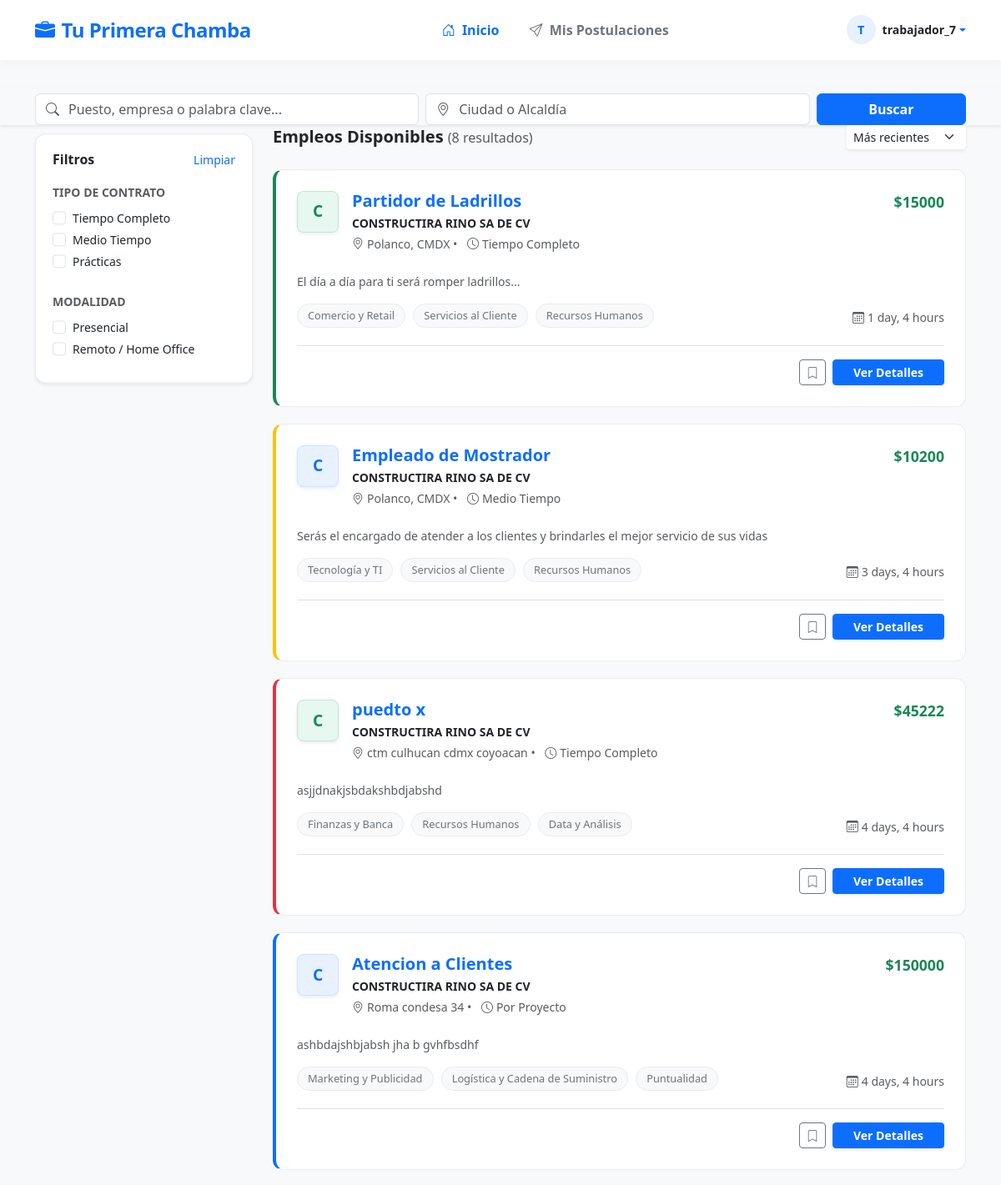
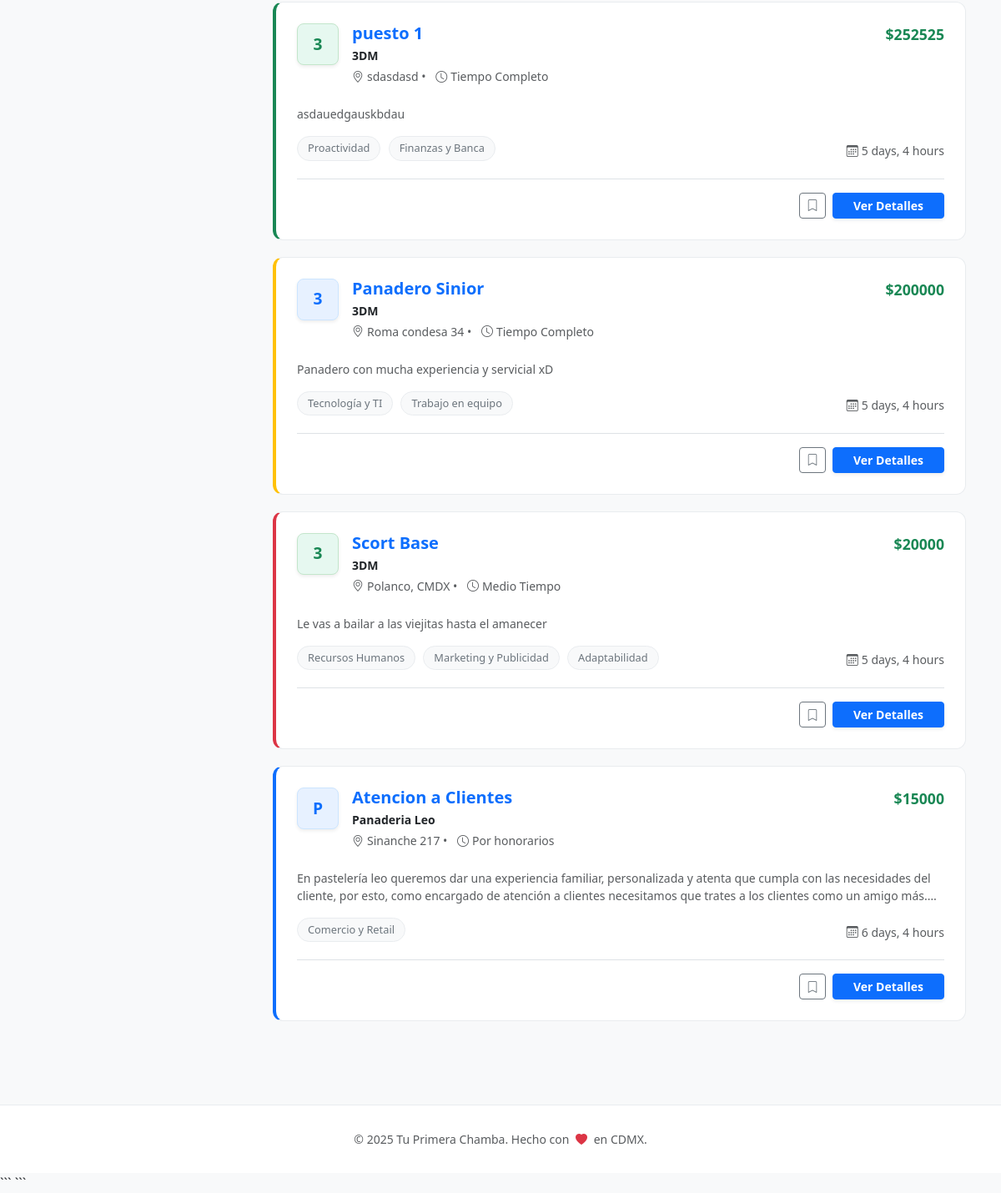
/trabajadores/home_t/ (signed in), run on the app's committed database (2 pictures, top to bottom).
### aplicaciones/empresas/models.py (models this page shows, shortened)
class Vacante(models.Model):
    nombre_puesto = models.CharField(max_length=100, null=False, blank=False)
    area_ocupacion = models.IntegerField(null=True, blank=True)
    tiempo_experiencia = models.CharField(max_length=100, null=False, blank=False, default='0')
    escolaridad_minima = models.CharField(max_length=100, null=False, blank=False, default='22')
    descripcion = models.TextField(null=False, blank=False, default='Descripción del puesto.')
    requisitos = models.TextField(null=False, blank=False, default='Requisitos del puesto.')
    prestaciones = models.TextField(null=False, blank=False, default='Prestaciones del puesto.')
    salario = models.DecimalField(max_digits=10, decimal_places=2, null=False, blank=True)
    ubicacion = models.CharField(max_length=200)
    horario = models.CharField(max_length=100)
    tipo_contrato = models.CharField(max_length=100)
    etiquetas = models.TextField(null=True, blank=True)
    fecha_publicacion = models.DateField(auto_now_add=True)
    empresa = models.ForeignKey(Empresa, on_delete=models.CASCADE, null=True)
    activa = models.BooleanField(default=True)
    postulaciones_count = models.IntegerField(default=0)

class Empresa(models.Model):
    nombre = models.CharField(max_length=100, unique=True, null=False   , blank=False)
    direccion = models.CharField(max_length=200)
    telefono = models.CharField(max_length=15)
    email = models.EmailField(null=False, blank=False, unique=True, default='email')
    biografia = models.TextField(null=False, blank=False, default='Biografía de la empresa.')
    usuario = models.OneToOneField(User, on_delete=models.CASCADE, null=True)
    categoria = models.CharField(max_length=300, null=True, blank=True)

### aplicaciones/general/decorators.py (the view)
    def wrapper_func(request, *args, **kwargs):
        if not request.user.is_authenticated:
            return redirect('login')
        if hasattr(request.user, 'trabajador'):
            return view_func(request, *args, **kwargs)
        else:
            messages.info(request, "Estás logueado como empresa. Cierra sesión para buscar empleo.")
            return redirect('home') # Redirigir a zona empresa

### aplicaciones/trabajadores/templates/home_t.html (shortened to what this page needs)
{% extends 'base_trabajadores.html' %}
{% block content %}
<div class="search-header shadow-sm">
    <div class="container">
        <form action="" method="GET">
            <div class="row g-2">
                <div class="col-md-5">
                    <div class="input-group">
                        <span class="input-group-text bg-white border-end-0"><i class="bi bi-search text-muted"></i></span>
                        <input type="text" name="q" class="form-control border-start-0 ps-0" placeholder="Puesto, empresa o palabra clave...">
                    </div>
                </div>
                <div class="col-md-5">
                    <div class="input-group">
                        <span class="input-group-text bg-white border-end-0"><i class="bi bi-geo-alt text-muted"></i></span>
                        <input type="text" name="ubicacion" class="form-control border-start-0 ps-0" placeholder="Ciudad o Alcaldía">
                    </div>
                </div>
                <div class="col-md-2 d-grid">
                    <button type="submit" class="btn btn-primary fw-bold">Buscar</button>
                </div>
            </div>
        </form>
    </div>
</div>
<div class="container">
    <div class="row">
        <div class="col-lg-3 d-none d-lg-block">
            <div class="filter-card shadow-sm">
                <div class="d-flex justify-content-between align-items-center mb-3">
                    <h6 class="fw-bold mb-0 text-dark">Filtros</h6>
                    <a href="{% url 'home_t' %}" class="text-decoration-none small text-primary">Limpiar</a>
                </div>
                <div class="mb-4">
                    <label class="small text-muted fw-bold mb-2 text-uppercase">Tipo de Contrato</label>
                    <div class="form-check">
                        <input class="form-check-input" type="checkbox" id="tc">
                        <label class="form-check-label small" for="tc">Tiempo Completo</label>
                    </div>
                    <div class="form-check">
                        <input class="form-check-input" type="checkbox" id="mt">
                        <label class="form-check-label small" for="mt">Medio Tiempo</label>
                    </div>
                    <div class="form-check">
                        <input class="form-check-input" type="checkbox" id="prac">
                        <label class="form-check-label small" for="prac">Prácticas</label>
                    </div>
                </div>
                <div class="mb-2">
                    <label class="small text-muted fw-bold mb-2 text-uppercase">Modalidad</label>
                    <div class="form-check">
                        <input class="form-check-input" type="checkbox" id="presencial">
                        <label class="form-check-label small" for="presencial">Presencial</label>
                    </div>
                    <div class="form-check">
                        <input class="form-check-input" type="checkbox" id="remoto">
                        <label class="form-check-label small" for="remoto">Remoto / Home Office</label>
                    </div>
                </div>
            </div>
        </div>
        <div class="col-lg-9">
            <div class="d-flex justify-content-between align-items-center mb-4">
                <h5 class="fw-bold mb-0 text-dark">
                    Empleos Disponibles <span class="text-muted fw-normal fs-6">({{ vacantes.count }} resultados)</span>
                </h5>
                <select class="form-select form-select-sm w-auto border-0 bg-white shadow-sm">
                    <option>Más recientes</option>
                </select>
            </div>
            {% for vacante in vacantes %}
            <div class="job-card">
                <div class="d-flex justify-content-between align-items-start">
                    <div class="d-flex gap-3">
                        <div class="company-logo-placeholder shadow-sm">
                            {{ vacante.empresa_inicial }}
                        </div>
                        <div>
                            <h5 class="fw-bold mb-1 text-primary">
                                <a href="#" class="text-decoration-none">{{ vacante.nombre_puesto }}</a>
                            </h5>
                            <p class="text-dark fw-bold mb-1 small">
                                {{ vacante.empresa.nombre|default:"Empresa Confidencial" }}
                            </p>
                            <div class="text-muted small mb-2">
                                <i class="bi bi-geo-alt me-1"></i>{{ vacante.ubicacion }} &bull;
                                <i class="bi bi-clock me-1 ms-2"></i>{{ vacante.tipo_contrato }}
                            </div>
                        </div>
                    </div>
                    <span class="salary-text">${{ vacante.salario|floatformat:0 }}</span>
                </div>
                <p class="text-muted mt-3 mb-3 small" style="display: -webkit-box; -webkit-line-clamp: 2; -webkit-box-orient: vertical; overflow: hidden;">
                    {{ vacante.descripcion }}
                </p>
                <div class="d-flex justify-content-between align-items-center flex-wrap gap-2">
                    <div>
                        {% for tag in vacante.tag_nombres %}
                            <span class="tag-pill">{{ tag }}</span>
                        {% empty %}
                            <span class="tag-pill">General</span>
                        {% endfor %}
                    </div>
                    <small class="text-muted">
                        <i class="bi bi-calendar3 me-1"></i>{{ vacante.fecha_publicacion|timesince }}
                    </small>
                </div>
                <div class="mt-3 pt-3 border-top d-flex justify-content-end gap-2">
                    <button class="btn btn-outline-secondary btn-sm" title="Guardar para después">
                        <i class="bi bi-bookmark"></i>
                    </button>
                    <a href="{% url 'detail_vac_trab' vacante.id %}" class="btn btn-primary btn-sm px-4 fw-bold shadow-sm">Ver Detalles</a>
                </div>
            </div>
            {% endfor %}
        </div>
    </div>
{% endblock %}

### aplicaciones/trabajadores/templates/base_trabajadores.html (shortened to what this page needs)
{% load static %}
<!DOCTYPE html>
<html lang="es">
<head>
    <link href="https://cdn.jsdelivr.net/npm/bootstrap@5.3.0/dist/css/bootstrap.min.css" rel="stylesheet">
    <link rel="stylesheet" href="https://cdn.jsdelivr.net/npm/bootstrap-icons@1.10.5/font/bootstrap-icons.css">
</head>
<body>
    <nav class="navbar navbar-expand-lg navbar-custom sticky-top">
        <div class="container">
            <a class="navbar-brand fs-4" href="{% url 'home_t' %}">
                <i class="bi bi-briefcase-fill me-2"></i>Tu Primera Chamba
            </a>
            <div class="collapse navbar-collapse" id="navbarNav">
                <ul class="navbar-nav mx-auto">
                    <li class="nav-item">
                        <a class="nav-link {% if request.resolver_match.url_name == 'home_t' %}active{% endif %}" href="{% url 'home_t' %}">
                            <i class="bi bi-house-door me-1"></i> Inicio
                        </a>
                    </li>
                    <li class="nav-item">
                        <a class="nav-link {% if request.resolver_match.url_name == 'mis_postulaciones' %}active{% endif %}" href="{% url 'mis_postulaciones' %}">
                            <i class="bi bi-send me-1"></i> Mis Postulaciones
                        </a>
                    </li>
                </ul>
                <div class="d-flex align-items-center mt-3 mt-lg-0">
                    <div class="dropdown">
                        <a href="#" class="d-flex align-items-center text-decoration-none dropdown-toggle" id="userDropdown" data-bs-toggle="dropdown" aria-expanded="false">
                            <div class="user-avatar-nav me-2">
                                {{ request.user.first_name|slice:":1"|default:request.user.username|slice:":1"|upper }}
                            </div>
                            <span class="fw-bold text-dark d-none d-lg-inline small">{{ request.user.first_name|default:request.user.username }}</span>
                        </a>
                    </div>
                </div>
            </div>
        </div>
    </nav>
    <main class="main-wrapper">
            {% block content %}
            {% endblock %}
        </div>
    </main>
    <footer>
        <div class="container text-center text-muted small">
            <p class="mb-0">&copy; 2025 Tu Primera Chamba. Hecho con <i class="bi bi-heart-fill text-danger mx-1"></i> en CDMX.</p>
        </div>
    </footer>
</body>
</html>

### data on the page
Vacante: empresa_inicial "C", nombre_puesto "Partidor de Ladrillos", empresa.nombre "CONSTRUCTIRA RINO SA DE CV", ubicacion "Polanco, CMDX", tipo_contrato "Tiempo Completo", salario "15000", descripcion "El día a día para ti será romper ladrillos...", tag_nombres "Comercio y Retail" "Servicios al Cliente" "Recursos Humanos", fecha_publicacion "1 day, 4 hours"
Vacante: empresa_inicial "C", nombre_puesto "Empleado de Mostrador", empresa.nombre "CONSTRUCTIRA RINO SA DE CV", ubicacion "Polanco, CMDX", tipo_contrato "Medio Tiempo", salario "10200", descripcion "Serás el encargado de atender a los clientes y brindarles el mejor servicio de sus vidas", tag_nombres "Tecnología y TI" "Servicios al Cliente" "Recursos Humanos", fecha_publicacion "3 days, 4 hours"
Vacante: empresa_inicial "C", nombre_puesto "puedto x", empresa.nombre "CONSTRUCTIRA RINO SA DE CV", ubicacion "ctm culhucan cdmx coyoacan", tipo_contrato "Tiempo Completo", salario "45222", descripcion "asjjdnakjsbdakshbdjabshd", tag_nombres "Finanzas y Banca" "Recursos Humanos" "Data y Análisis", fecha_publicacion "4 days, 4 hours"
Vacante: empresa_inicial "C", nombre_puesto "Atencion a Clientes", empresa.nombre "CONSTRUCTIRA RINO SA DE CV", ubicacion "Roma condesa 34", tipo_contrato "Por Proyecto", salario "150000", descripcion "ashbdajshbjabsh jha b gvhfbsdhf", tag_nombres "Marketing y Publicidad" "Logística y Cadena de Suministro" "Puntualidad", fecha_publicacion "4 days, 4 hours"
Vacante: empresa_inicial "3", nombre_puesto "puesto 1", empresa.nombre "3DM", ubicacion "sdasdasd", tipo_contrato "Tiempo Completo", salario "252525", descripcion "asdauedgauskbdau", tag_nombres "Proactividad" "Finanzas y Banca", fecha_publicacion "5 days, 4 hours"
Vacante: empresa_inicial "3", nombre_puesto "Panadero Sinior", empresa.nombre "3DM", ubicacion "Roma condesa 34", tipo_contrato "Tiempo Completo", salario "200000", descripcion "Panadero con mucha experiencia y servicial xD", tag_nombres "Tecnología y TI" "Trabajo en equipo", fecha_publicacion "5 days, 4 hours"
Vacante: empresa_inicial "3", nombre_puesto "Scort Base", empresa.nombre "3DM", ubicacion "Polanco, CMDX", tipo_contrato "Medio Tiempo", salario "20000", descripcion "Le vas a bailar a las viejitas hasta el amanecer", tag_nombres "Recursos Humanos" "Marketing y Publicidad" "Adaptabilidad", fecha_publicacion "5 days, 4 hours"
Vacante: empresa_inicial "P", nombre_puesto "Atencion a Clientes", empresa.nombre "Panaderia Leo", ubicacion "Sinanche 217", tipo_contrato "Por honorarios", salario "15000", descripcion "En pastelería leo queremos dar una experiencia familiar, personalizada y atenta que cumpla con las necesidades del cliente, por esto, como encargado de atención a clientes necesitamos que trates a los clientes como un amigo…", tag_nombres "Comercio y Retail", fecha_publicacion "6 days, 4 hours"

### other printed values
{{ request.user.first_name|default:request.user.username }} "trabajador_7"
{{ vacantes.count }} "8"
